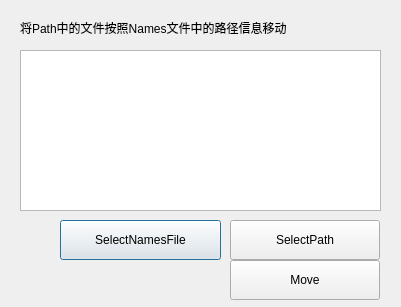
<?xml version="1.0" encoding="UTF-8"?>
<ui version="4.0">
 <class>MoveFilesDialog</class>
 <widget class="QDialog" name="MoveFilesDialog">
  <property name="geometry">
   <rect>
    <x>0</x>
    <y>0</y>
    <width>401</width>
    <height>307</height>
   </rect>
  </property>
  <property name="windowTitle">
   <string>Dialog</string>
  </property>
  <widget class="QTextBrowser" name="userInfoTextBrowser">
   <property name="geometry">
    <rect>
     <x>20</x>
     <y>50</y>
     <width>361</width>
     <height>161</height>
    </rect>
   </property>
  </widget>
  <widget class="QPushButton" name="selectFileButton">
   <property name="geometry">
    <rect>
     <x>60</x>
     <y>220</y>
     <width>161</width>
     <height>40</height>
    </rect>
   </property>
   <property name="text">
    <string>SelectNamesFile</string>
   </property>
  </widget>
  <widget class="QPushButton" name="selectPathButton">
   <property name="geometry">
    <rect>
     <x>230</x>
     <y>220</y>
     <width>150</width>
     <height>40</height>
    </rect>
   </property>
   <property name="text">
    <string>SelectPath</string>
   </property>
  </widget>
  <widget class="QPushButton" name="moveFilesButton">
   <property name="geometry">
    <rect>
     <x>230</x>
     <y>260</y>
     <width>150</width>
     <height>40</height>
    </rect>
   </property>
   <property name="text">
    <string>Move</string>
   </property>
  </widget>
  <widget class="QLabel" name="label">
   <property name="geometry">
    <rect>
     <x>20</x>
     <y>20</y>
     <width>301</width>
     <height>16</height>
    </rect>
   </property>
   <property name="text">
    <string>将Path中的文件按照Names文件中的路径信息移动</string>
   </property>
  </widget>
 </widget>
 <resources/>
 <connections/>
</ui>
